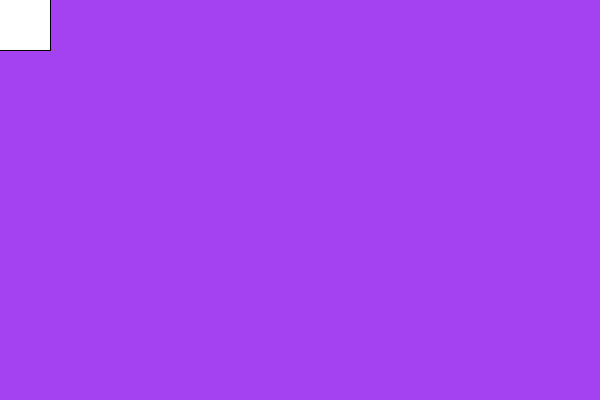
Frame 1 (no input)
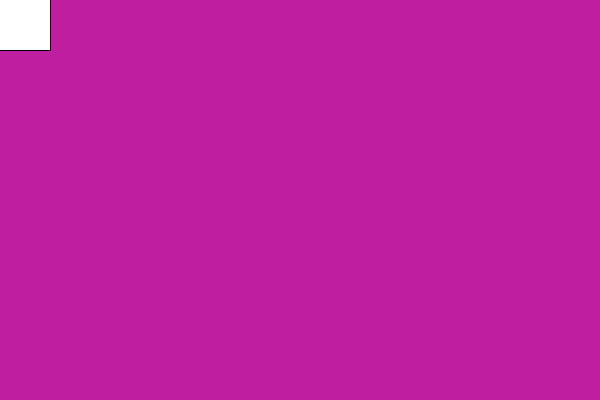
Frame 60 (the mouse pressed at the canvas centre just before this capture)
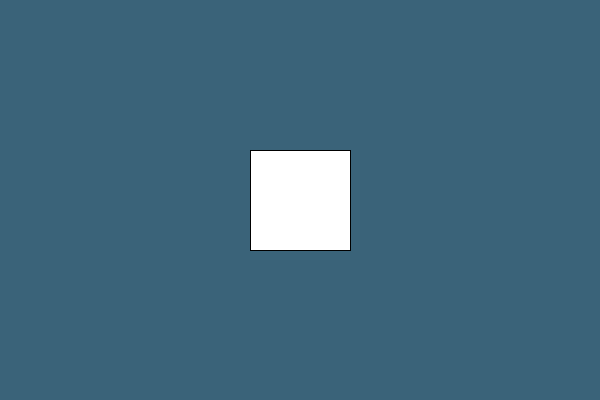
Frame 120 (the mouse held since frame 60 and released just before this capture)

The Processing sketch that drew these frames (run headless with seeded random() and noise(); from frame 60 on, the mouse is pressed at the canvas centre):

// Processing sketch: processing_158549
// ── processing_158549.pde

int interruptor = 0;
void setup () {
   size(600, 400);
  rectMode(CENTER);
}

void draw() {
  background(random(255),random(255),random(255));
  interruptor=pmouseY;
  if (interruptor>height/2) {
    ellipse((pmouseX), (pmouseY), 100, 100);
    fill(0);
  }
  else {
    rect((pmouseX), (pmouseY), 100, 100);
    fill(255);
  }
}
